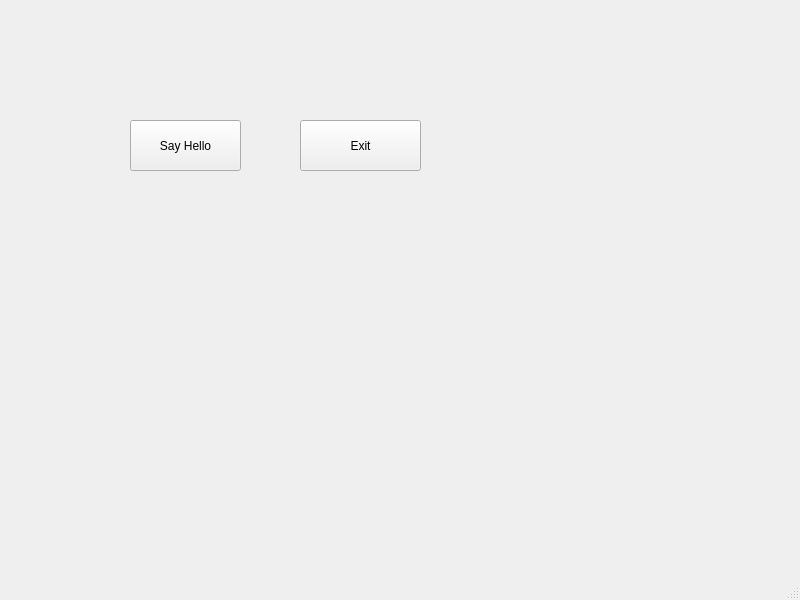
<?xml version="1.0" encoding="UTF-8"?>
<ui version="4.0">
 <class>MainWindow</class>
 <widget class="QMainWindow" name="MainWindow">
  <property name="geometry">
   <rect>
    <x>0</x>
    <y>0</y>
    <width>800</width>
    <height>600</height>
   </rect>
  </property>
  <property name="windowTitle">
   <string>MainWindow</string>
  </property>
  <widget class="QWidget" name="centralwidget">
   <widget class="QPushButton" name="runButton">
    <property name="geometry">
     <rect>
      <x>130</x>
      <y>120</y>
      <width>111</width>
      <height>51</height>
     </rect>
    </property>
    <property name="text">
     <string>Say Hello</string>
    </property>
   </widget>
   <widget class="QLabel" name="process">
    <property name="geometry">
     <rect>
      <x>330</x>
      <y>320</y>
      <width>321</width>
      <height>121</height>
     </rect>
    </property>
    <property name="text">
     <string/>
    </property>
   </widget>
   <widget class="QPushButton" name="btnExit">
    <property name="geometry">
     <rect>
      <x>300</x>
      <y>120</y>
      <width>121</width>
      <height>51</height>
     </rect>
    </property>
    <property name="text">
     <string>Exit</string>
    </property>
   </widget>
  </widget>
  <widget class="QMenuBar" name="menubar">
   <property name="geometry">
    <rect>
     <x>0</x>
     <y>0</y>
     <width>800</width>
     <height>22</height>
    </rect>
   </property>
  </widget>
  <widget class="QStatusBar" name="statusbar"/>
 </widget>
 <resources/>
 <connections/>
</ui>
